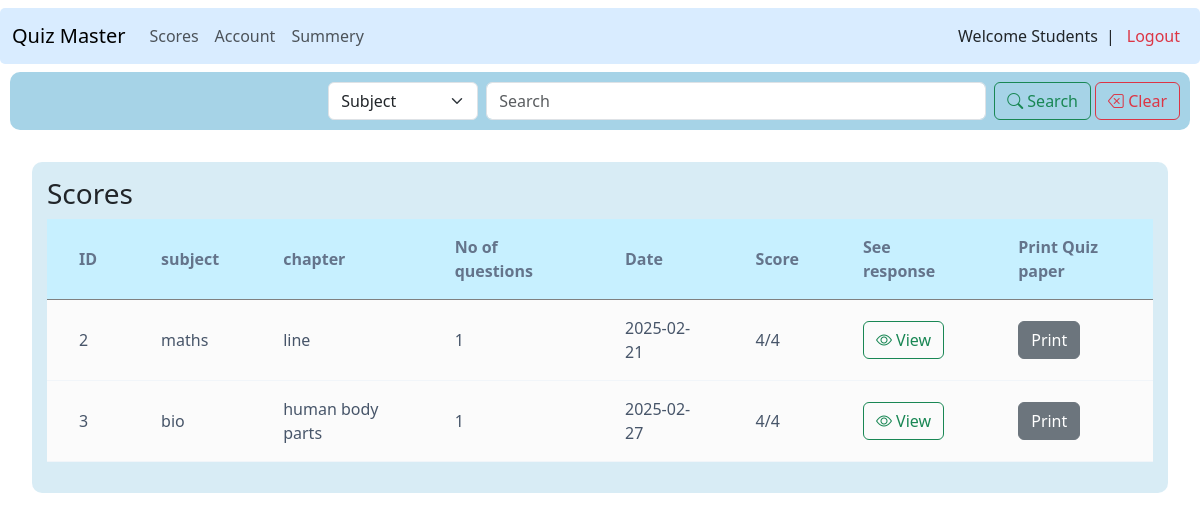
Page /user/scores (signed in) on the committed database.
### models.py (models this page shows)
class Submission(db.Model):
    __tablename__ = 'submission'
    id = db.Column(db.Integer, primary_key=True)
    user_id = db.Column(db.Integer, db.ForeignKey('user.id'))
    quiz_id = db.Column(db.Integer, db.ForeignKey('quiz.id'))
    score = db.Column(db.Integer, nullable=False)
    total_questions = db.Column(db.Integer, nullable=False)
    correct_ans = db.Column(db.Integer, nullable=False)
    date = db.Column(db.Date, nullable=False , default = datetime.utcnow)

class Subject(db.Model):
    __tablename__ = 'subject'
    id = db.Column(db.Integer, primary_key=True)
    name = db.Column(db.String(80), unique=True, nullable=False)
    discription = db.Column(db.String(120), nullable=False)
    chapters = db.relationship('Chapter', backref='subject', lazy=True, cascade="all, delete-orphan")

class Chapter(db.Model):
    __tablename__ = 'chapter'
    id = db.Column(db.Integer, primary_key=True)
    name = db.Column(db.String(80), unique=True, nullable=False)
    discription = db.Column(db.String(120), nullable=False)
    subject_id = db.Column(db.Integer, db.ForeignKey('subject.id'))
    questions = db.relationship('Question', backref='chapter', lazy=True , cascade="all, delete-orphan")
    quizzes = db.relationship('Quiz', backref='chapter', lazy=True , cascade="all, delete-orphan")

### routes.py (the view, shortened to what this page needs)
@app.route('/user/scores')
@login_required
def scores():
    user = User.query.get(session['user_id'])
    submissions = Submission.query.filter_by(user_id=user.id).all()
    parameter = request.args.get('parameter')
    query = request.args.get('query')
    parameters = {'subject':'Subject', 'chapter':'Chapter'}
    return render_template('scores.html', user=user, submissions=submissions,parameters=parameters)

### routes.py (called while the page is built)
def login_required(f):
    @wraps(f)
    def decorated_function(*args, **kwargs):
        if 'user_id' not in session:
            return redirect(url_for('login'))
        return f(*args, **kwargs)
    return decorated_function

### templates/scores.html (shortened to what this page needs)
{% extends "layout.html" %}
{% block content %}
<div class="headbar">
    <div class="search ms-4">
        <form class="d-flex" role="search">
            <select name="parameter" id="parameter" class="form-select me-2">
                {% for param in parameters %}
                  {% if param==parameter %}
                    <option value="{{param}}" selected>{{parameters[param]}}</option>
                  {% else %}
                    <option value="{{param}}">{{parameters[param]}}</option>
                  {% endif %}
                {% endfor %}
              </select>
            <input id="query" name="query"class="form-control me-2" type="search" placeholder="Search" aria-label="Search" value="{{query}}">
            <button class="btn btn-outline-success" type="submit"><i class='bi bi-search'></i> Search</button>
            <button class="btn btn-outline-danger ms-1" onclick="clearSearch()"><i class='bi bi-backspace'></i> Clear</button>
          </form>
    </div>
</div>
<div>
    <div class="scores-card">
        <div class="card_header">
            <h3>Scores</h3>
        </div>
        <div class="table">
            <table class="score-table">
                <thead>
                    <tr>
                        <th>ID</th>
                        <th>subject</th>
                        <th>chapter</th>
                        <th>No of questions</th>
                        <th>Date</th>
                        <th>Score</th>
                        <th>See response</th>
                        <th>Print Quiz paper</th>
                    </tr>
                </thead>
                <tbody>
                    {% for submission in submissions %}
                    <tr>
                        <td>{{submission.id}}</td>
                        <td>{{submission.quiz.chapter.subject.name}}</td>
                        <td>{{submission.quiz.chapter.name}}</td>
                        <td>{{submission.total_questions}}</td>
                        <td>{{submission.date}}</td>
                        <td>{{submission.score}}/{{submission.quiz.chapter.questions|sum(attribute='point')}}</td>
                        <td>
                            <a href="{{url_for('viewresponce' , id=submission.quiz.id)}}" class="btn btn-outline-success">
                                <i class="bi bi-eye"></i> View
                            </a>
                        </td>
                        <td>
                            <a href="{{url_for('printquiz' , id=submission.quiz.id)}}" class="btn btn-secondary" >
                                Print
                            </a>
                        </td>
                    </tr>
                    {% endfor %}
                </tbody>
            </table>
        </div>
    </div>
</div>
{% endblock content %}

### templates/scores.html (style rules this page uses)
.headbar { display: flex; justify-content: right; background-color:rgb(166, 211, 231); margin: 0px 10px 10px 10px; border-radius:10px; }
.search { display: flex; justify-content:center; padding:10px; }
.form-select { width:150px; }
.form-control { width: 500px;; }
.scores-card { padding:15px; margin:2rem; background: rgba(133, 195, 224, 0.32); display: flex; flex-direction: column; align-content:center; border-radius:10px; }
.score-table { width: 100%; border-collapse: collapse; background: white; }
.score-table th { padding: 1rem 2rem; background:rgb(199, 240, 255); color: #64748b; font-weight: 600; border-bottom: 2px solidrgb(15, 167, 55); }
.score-table td { padding: 1rem 2rem; background-color: #fbfbfb; border-bottom: 1px solid #f1f5f9; color: #475569; }

### rows in the picture
Submission: id "2", quiz.chapter.subject.name "maths", quiz.chapter.name "line", total_questions "1", date "2025-02-21", score "4", quiz.chapter.questions|sum "4"
Submission: id "3", quiz.chapter.subject.name "bio", quiz.chapter.name "human body parts", total_questions "1", date "2025-02-27", score "4", quiz.chapter.questions|sum "4"

### other values in the picture
form field parameter "Subject"
